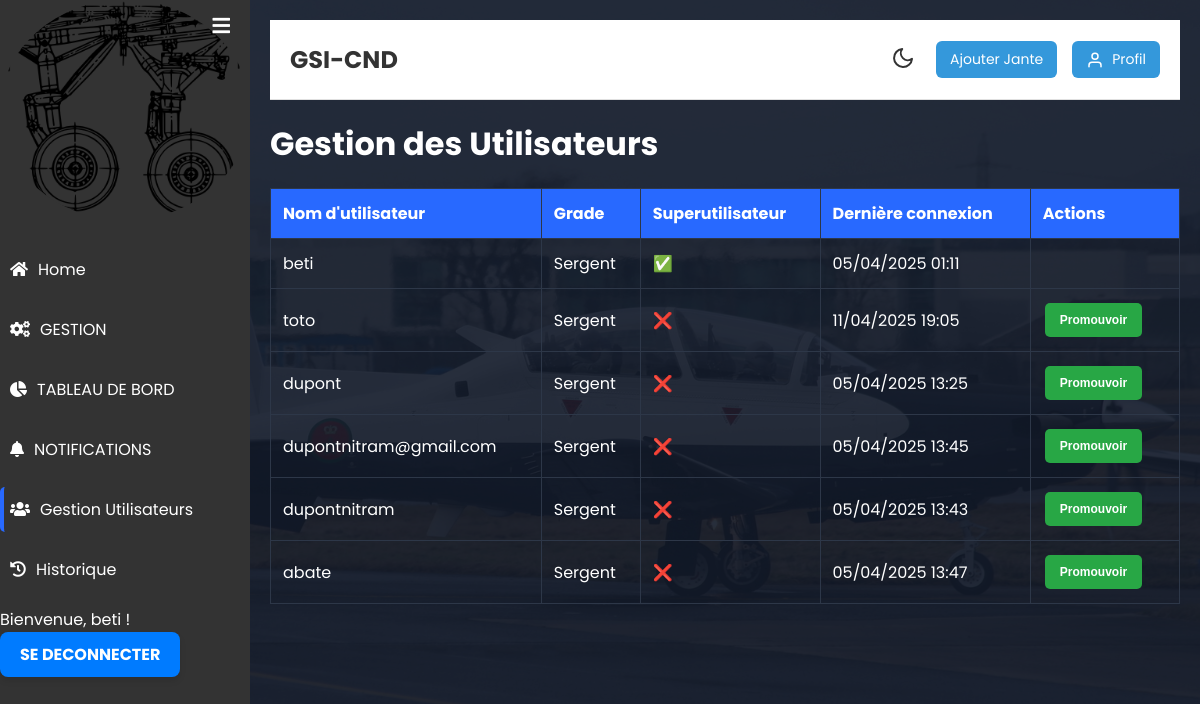
Before: /gestion-utilisateurs/ (signed in) with the older database file.
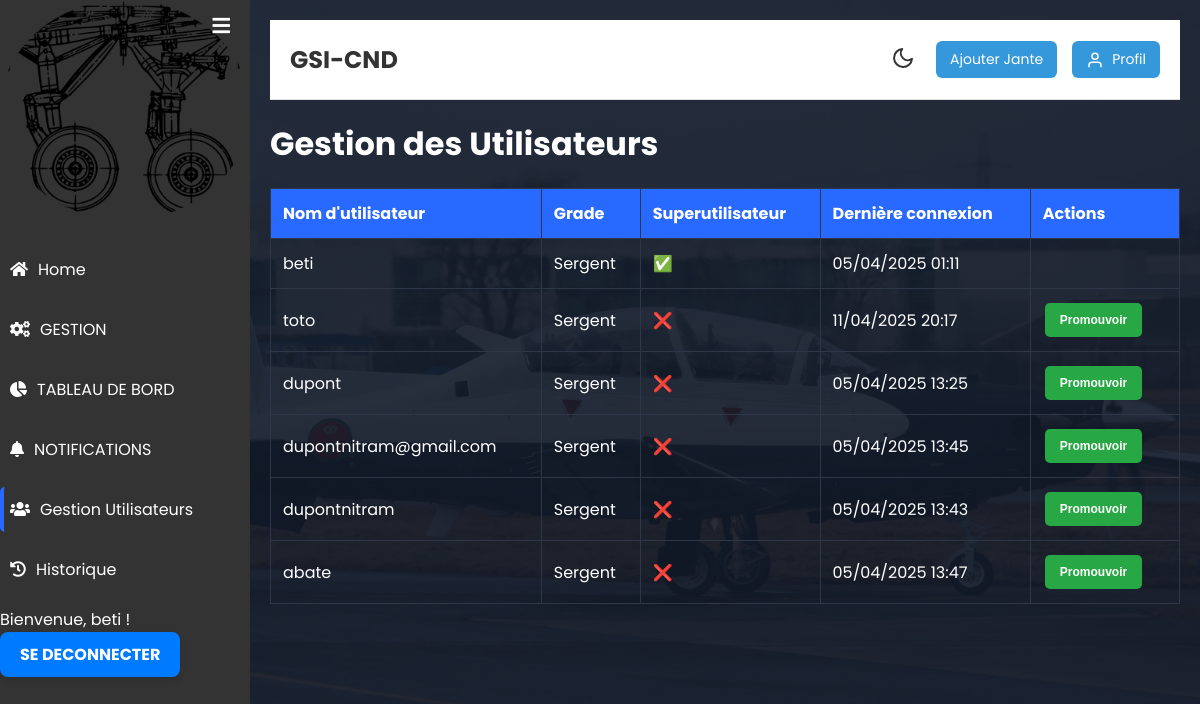
After: the same page with the newer database file.
### authentification/models.py (models this page shows)
class User(AbstractUser):
    GRADE_CHOICES = (
        ('SGT', 'Sergent'),
        ('SCH', 'Sous-chef'),
        ('ADJ', 'Adjudant'),
        ('ADC', 'Adjudant-chef'),
        ('SLT', 'Sous-lieutenant'),
        ('LT', 'Lieutenant'),
        ('CNE', 'Capitaine'),
        ('CDT', 'Commandant'),
        ('LT-COL', 'Lieutenant-colonel'),
        ('COL', 'Colonel'),
    )
    grade = models.CharField(
        max_length=10,
        choices=GRADE_CHOICES,
        verbose_name='Grade',
        default='SGT'
    )
    def get_grade_display(self):
        return dict(self.GRADE_CHOICES).get(self.grade, self.grade)

### blog/views.py (the view)
# urls.py: path('gestion-utilisateurs/', blog_views.user_management, name='user_management'),
@login_required
def user_management(request):
    if not request.user.is_superuser:
        return render(request, 'authentification/access_denied.html',
                    {'message': 'Accès réservé aux administrateurs'})
    users = User.objects.all()
    return render(request, 'blog/user_management.html', {'users': users})

### blog/context_processors.py (called while the page is built)
def notifications_processor(request):
    if request.user.is_authenticated:
        return {
            'notifications': Notification.objects.filter(is_read=False).order_by('-created_at')
        }
    return {}  # Ne retourne rien si l'utilisateur n'est pas connecté

### blog/templates/blog/user_management.html (shortened to what this page needs)
{% extends "blog/base_blog.html" %}
{% block content %}
<div class="management-container">
    <h1>Gestion des Utilisateurs</h1>
    <table class="user-management-table">
        <thead>
            <tr>
                <th>Nom d'utilisateur</th>
                <th>Grade</th>
                <th>Superutilisateur</th>
                <th>Dernière connexion</th>
                <th>Actions</th>
            </tr>
        </thead>
        <tbody>
            {% for user in users %}
            <tr>
                <td>{{ user.username }}</td>
                <td>{{ user.get_grade_display }}</td>
                <td>{% if user.is_superuser %}✅{% else %}❌{% endif %}</td>
                <td>{{ user.last_login|date:"d/m/Y H:i" }}</td>
                <td class="user-actions">
                    {% if not user.is_superuser %}
                    <form method="post" action="{% url 'toggle_superuser' user.id %}">
                        <button type="submit" class="btn-action {% if user.is_superuser %}delete{% else %}add{% endif %}">
                            {% if user.is_superuser %}Rétrograder{% else %}Promouvoir{% endif %}
                        </button>
                    </form>
                    {% endif %}
                </td>
            </tr>
            {% endfor %}
        </tbody>
    </table>
</div>
{% endblock %}

Changed rows visible on the page:
changed User "toto": last_login "11/04/2025 19:05" → "11/04/2025 20:17"
